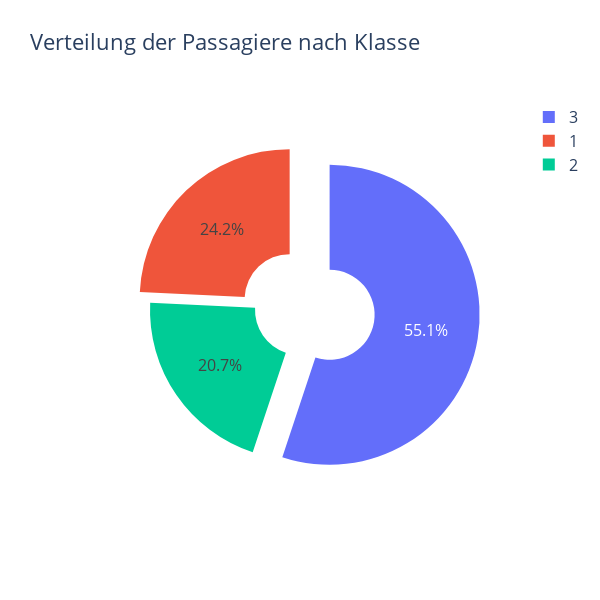

Notebook code cell kept with this figure:
### Markdown cell above
1. `fig = px.pie(...)`: 
    - `hole=0.3`: Erstellt ein Donut-Diagramm  
    - `names="Pclass"`:der Passagierklasse (Pclass) als Kategorie und dem Titel "Verteilung der Passagiere nach Klasse".

2. `fig.update_traces(pull=[0.2, 0.1, 0.4])`: 
    - `pull`:Hebt die Segmente der Klassen 1 und 3 hervor, indem sie aus dem Donut herausgezogen werden. Der Wert in pull bestimmt, wie stark jedes Segment verschoben wird (Klasse 1 um 0.2, Klasse 3 um 0.4).

3. `fig.update_layout()`: 
    - Parameter:
        - `width`: (breite) als *`int`*
        - `height`: (höhe) als *`int`*

### Code cell
fig = px.pie(df, names="Pclass",
              title="Verteilung der Passagiere nach Klasse",
             hole=0.3)
  
fig.update_traces(pull=[0.2, 0.1, 0.4])  # Hebt die Klassen 1 und 3 hervor
fig.update_layout(width=600, height=600, title_font_size=22, font=dict(size=16))
fig.show()

### Figure 1 — Plotly figure (JSON) as saved in the notebook; plotly's stock layout.template omitted (floating-point values rounded to 4 significant figures; data arrays with more than 128 entries replaced by an {"elided": "..."} marker saying what was removed)
{"data": [{"domain": {"x": [0, 1], "y": [0, 1]}, "hole": 0.3, "hovertemplate": "Pclass=%{label}<extra></extra>", "labels": {"elided": "891 int values"}, "legendgroup": "", "name": "", "pull": [0.2, 0.1, 0.4], "showlegend": true, "type": "pie"}], "layout": {"font": {"size": 16}, "height": 600, "legend": {"tracegroupgap": 0}, "title": {"font": {"size": 22}, "text": "Verteilung der Passagiere nach Klasse"}, "width": 600}}
